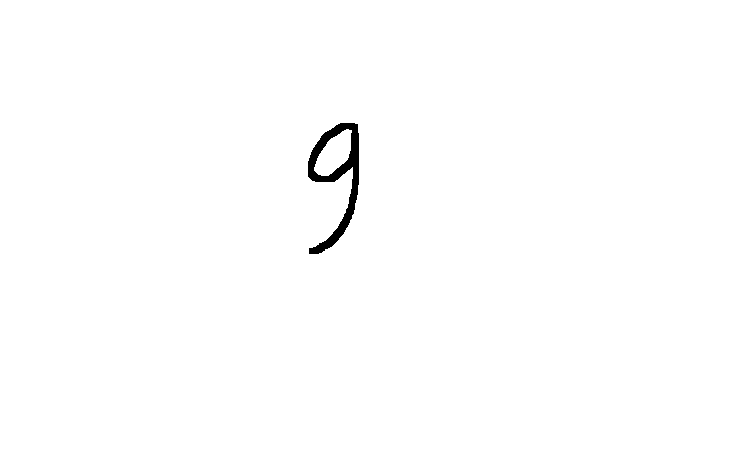
#> input picture Hand_digits_write/test.png, 748 x 449 px
$ python main.py
#> lines starting #> are read from the running program, lines starting #| are printed output that depends on the picture; after the words box and inside, x2 and y2 are one past the last pixel; in counts of white or black regions, pixels touching at a corner belong together
import cv2 as cv
import matplotlib.pyplot as plt
import numpy as np

img = cv.imread('test.png')
#> img is the input picture: shape (449, 748, 3); 99.4% white; 1 black region, box (x1, y1, x2, y2) and area: (308, 123, 359, 254) 2033
gray = cv.cvtColor(img, cv.COLOR_BGR2GRAY)
ret,thresh = cv.threshold(gray,150,250,0)
#> thresh: shape (449, 748); values 0 (black) and 250 (white), 99.4% white; 1 black region
contours= cv.findContours(thresh,cv.RETR_TREE,cv.CHAIN_APPROX_SIMPLE)[0]
#> contours = 3 contours; box (x1, y1, x2, y2) and area: (0, 0, 748, 449) 334656, (307, 122, 360, 255) 3270, (314, 129, 352, 176) 997
for c in contours:
    area = cv.contourArea(c)
    print(area)
    if 500<area < 30000:
        x,y,w,h = cv.boundingRect(c)
        # cv.rectangle(img, (x-50,y-20),(x+w+50,y+h+20),(0,255,0),2)

        img1 = img[y-30: y+h+20, x-20:x+20+w]
        break
#> this loop made 2 passes
#> (area, x, y, w, h) on pass 2: (3270, 307, 122, 53, 133)
#> (c, area) on pass 1: ([[0, 0], [0, 448], [747, 448], [747, 0]], 334656)
#| 334656.0
#| 3270.0
#> pass 2, `img1 = img[y-30: y+h+20, x-20:x+20+w]`:
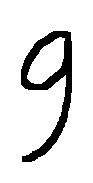
#> img1: shape (183, 93, 3); 88.1% white; 1 black region, box (x1, y1, x2, y2) and area: (21, 31, 72, 162) 2033

bise_not = cv.bitwise_not(img1)

img1 = cv.resize(bise_not, (28,28))
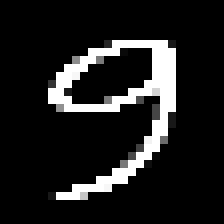
#> img1: shape (28, 28, 3) (shown 8 times larger); min 0, max 255, mean 31.1
plt.imshow(img1, cmap='gray')

plt.show()

# arr = np.array([[[5, 8, 9], [5, 8, 9]], [[5, 8, 9], [5, 8, 9]], [[5, 8, 9], [5, 8, 9]]])
# for x in arr:
#     x[x>5 ] = 1
#     # x[x<1] = 0
# print(arr)
